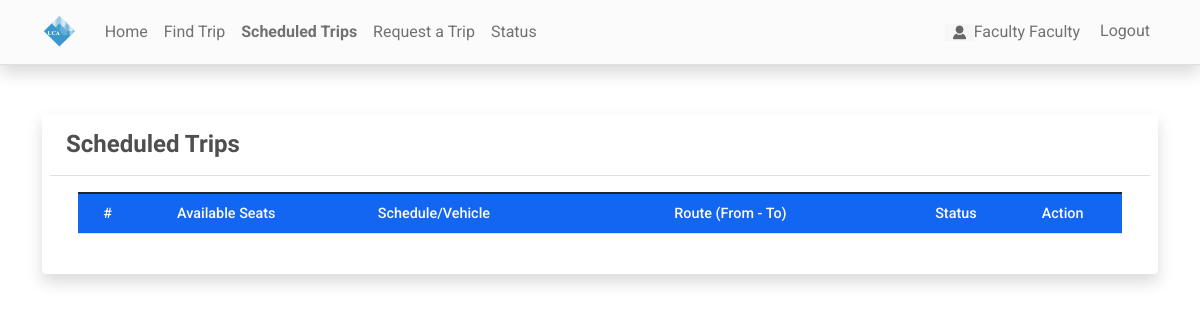
Page /scheduled_trips (signed in) on the earlier database version.
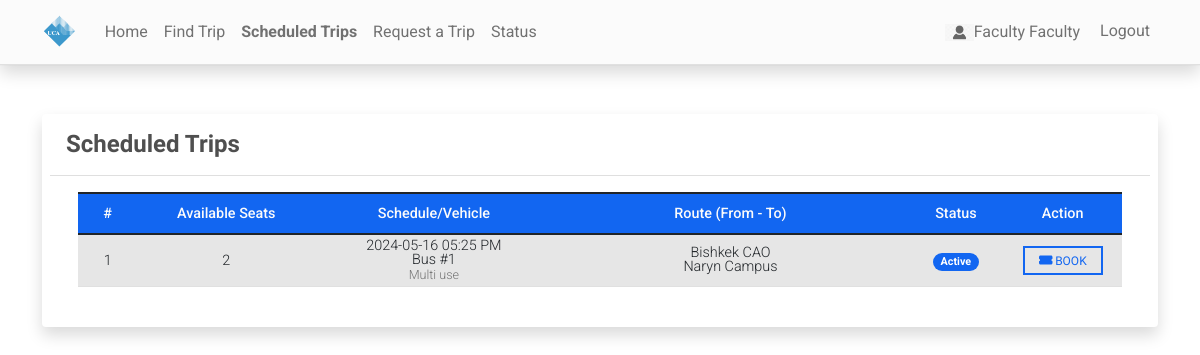
Same page on the later database version.
### reservationApp/models.py (models this page shows, shortened)
class Schedule(models.Model):
    code = models.CharField(max_length=100)
    bus = models.ForeignKey(Bus,on_delete=models.CASCADE)
    depart = models.ForeignKey(Location,on_delete=models.CASCADE, related_name='depart_location')
    destination = models.ForeignKey(Location,on_delete=models.CASCADE, related_name='destination')
    schedule= models.DateTimeField()
    seats_available = models.IntegerField(null=True)  # replaced fare with seats_available
    status = models.CharField(max_length=2, choices=(('1','Active'),('2','Cancelled')), default=1)
    date_created = models.DateTimeField(default=timezone.now)
    date_updated = models.DateTimeField(auto_now=True)
    ABLE_TO_BOOK_CHOICES = [
        ('None', 'None'),
        ('Student', 'Student'),
        ('Staff', 'Staff'),
        ('Faculty', 'Faculty'),
    ]
    able_to_book = models.CharField(
        max_length=10,
        choices=ABLE_TO_BOOK_CHOICES,
        default='None',
    )
    def count_available(self):
        booked = Booking.objects.filter(schedule=self, status='2').aggregate(Sum('seats'))['seats__sum']
        if booked is not None:
            return self.seats_available - booked
        else:
            return self.seats_available

class Bus(models.Model):
    category = models.ForeignKey(Category,on_delete=models.CASCADE, blank= True, null = True)
    bus_number = models.CharField(max_length=250)
    seats = models.FloatField(max_length=5, default=0)
    status = models.CharField(max_length=2, choices=(('1','Active'),('2','Inactive')), default=1)
    date_created = models.DateTimeField(default=timezone.now)
    date_updated = models.DateTimeField(auto_now=True)

class Category(models.Model):
    name = models.CharField(max_length=250)
    description = models.TextField()
    status = models.CharField(max_length=2, choices=(('1','Active'),('2','Inactive')), default=1)
    date_created = models.DateTimeField(default=timezone.now)
    date_updated = models.DateTimeField(auto_now=True)
    def __str__(self):
        return self.name

class Location(models.Model):
    location = models.CharField(max_length=250)
    status = models.CharField(max_length=2, choices=(('1','Active'),('2','Inactive')), default=1)
    date_created = models.DateTimeField(default=timezone.now)
    date_updated = models.DateTimeField(auto_now=True)
    def __str__(self):
        return self.location

### reservationApp/views.py (the view, shortened to what this page needs)
# urls.py: path('scheduled_trips',views.scheduled_trips,name='scheduled-trips-page'),
@login_required
def scheduled_trips(request):
    context = {}
    try:
        user_department = Department.objects.get(user=request.user).status
    except ObjectDoesNotExist:
        user_department = None
    if not request.method == 'POST':
        context['page_title'] = "Scheduled Trips"
        schedules = Schedule.objects.filter(status='1', schedule__gt=datetime.now(), able_to_book=user_department).all()
        context['schedules'] = schedules
        context['is_searched'] = False
        context['data'] = {}
    return render(request, 'scheduled_trips.html', context)

### reservationApp/templates/scheduled_trips.html (shortened to what this page needs)
{% extends 'base.html' %} {% load humanize %} {% block pageContent %}
<div class="col-lg-12 col-md-12 col-sm-12 col-xs-12">
    <div class="card card-default p-2 shadow ">
        <div class="card-header">
            <div class="d-flex w-100 align-items-center justify-content-between">
                <h4 class="card-title fw-bold">{% if not is_searched %}Scheduled Trips{% else %}Searched Trips Result{% endif %}</h4>
            </div>
        </div>
        <div class="card-body">
            <div class="container-fluid">
                <table class="table table-striped" id="schedule-list">
                    <colgroup>
                        <col width="5%">
                        <col width="15%">
                        <col width="20%">
                        <col width="30%">
                        <col width="8%">
                        <col width="10%">
                    </colgroup>
                    <thead>
                        <tr class="bg-primary bg-opacity-50 text-light">
                            <th class="px-2 py-2 text-center">#</th>
                            <th class="px-2 py-2 text-center">Available Seats</th>
                            <th class="px-2 py-2 text-center">Schedule/Vehicle</th>
                            <th class="px-2 py-2 text-center">Route (From - To)</th>
                            <th class="px-2 py-2 text-center">Status</th>
                            <th class="px-2 py-2 text-center">Action</th>
                        </tr>
                    </thead>
                    <tbody class="text-center">
                        {% for schedule in schedules %}
                        <tr>
                            <td class="px-2 py-1 align-middle">{{ forloop.counter }}</td>
                            <td class="px-2 py-1 align-middle text-center">{{ schedule.count_available|floatformat:0|intcomma }}</td>
                            <td class="px-2 py-1 align-middle">
                                <div class="lh-1">
                                    <div>{{ schedule.schedule|date:"Y-m-d h:i A" }}</div>
                                    <div>{{ schedule.bus.bus_number }}</div>
                                    <small class="text-muted">{{ schedule.bus.category }}</small>
                                </div>
                            </td>
                            <td class="px-2 py-1 align-middle">
                                <div class="lh-1">
                                    <div>{{ schedule.depart }}</div>
                                    <div>{{ schedule.destination }}</div>
                                </div>
                            </td>
                            <td class="px-1 py-1 align-middle text-center">
                                {% if schedule.status == '1' %}
                                <span class="badge bg-primary rounded-pill px-2">Active</span> {% else %}
                                <span class="badge bg-danger rounded-pill px-2">Cancelled</span> {% endif %}
                            </td>
                            <td class="px-2 py-1 align-middle text-center">
                                <button class="btn btn-outline-primary btn-sm book-data" type="button" data-id="{{ schedule.pk }}" title="Book Now">
                                    <i class="fa fa-ticket-alt"></i> Book
                                </button>
                            </td>
                        </tr>
                        {% endfor %}
                    </tbody>
                </table>
            </div>
        </div>
    </div>
</div>
{% endblock pageContent %}

Differences in the rows shown:
added Schedule: count_available "2", schedule "2024-05-16 05:25 PM", bus.bus_number "Bus #1", bus.category "Multi use", depart "Bishkek CAO", destination "Naryn Campus", status "Active"
